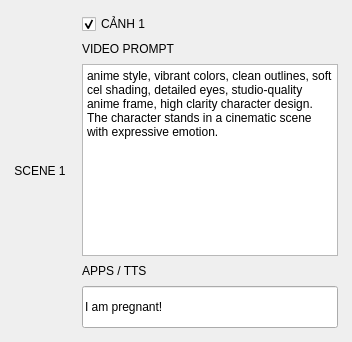
                <widget class="QFrame" name="sceneFrame_1">
                 <property name="sizePolicy">
                  <sizepolicy hsizetype="Expanding" vsizetype="Fixed">
                   <horstretch>0</horstretch>
                   <verstretch>0</verstretch>
                  </sizepolicy>
                 </property>
                 <property name="minimumSize">
                  <size>
                   <width>0</width>
                   <height>235</height>
                  </size>
                 </property>
                 <property name="role" stdset="0">
                  <string>sceneFrame</string>
                 </property>
                 <layout class="QHBoxLayout" name="sceneLayout_1">
                  <property name="spacing">
                   <number>16</number>
                  </property>
                  <property name="leftMargin">
                   <number>14</number>
                  </property>
                  <property name="topMargin">
                   <number>14</number>
                  </property>
                  <property name="rightMargin">
                   <number>14</number>
                  </property>
                  <property name="bottomMargin">
                   <number>14</number>
                  </property>
                  <item>
                   <widget class="QLabel" name="sceneImageBox_1">
                    <property name="minimumSize">
                     <size>
                      <width>0</width>
                      <height>165</height>
                     </size>
                    </property>
                    <property name="text">
                     <string>SCENE 1</string>
                    </property>
                    <property name="role" stdset="0">
                     <string>sceneImageBox</string>
                    </property>
                    <property name="alignment">
                     <set>Qt::AlignCenter</set>
                    </property>
                   </widget>
                  </item>
                  <item>
                   <widget class="QFrame" name="sceneRightBox_1">
                    <property name="sizePolicy">
                     <sizepolicy hsizetype="Expanding" vsizetype="Expanding">
                      <horstretch>0</horstretch>
                      <verstretch>0</verstretch>
                     </sizepolicy>
                    </property>
                    <layout class="QVBoxLayout" name="sceneRightLayout_1">
                     <property name="spacing">
                      <number>8</number>
                     </property>
                     <property name="leftMargin">
                      <number>0</number>
                     </property>
                     <property name="topMargin">
                      <number>0</number>
                     </property>
                     <property name="rightMargin">
                      <number>0</number>
                     </property>
                     <property name="bottomMargin">
                      <number>0</number>
                     </property>
                     <item>
                      <widget class="QCheckBox" name="sceneTitle_1">
                       <property name="sizePolicy">
                        <sizepolicy hsizetype="Expanding" vsizetype="Fixed">
                         <horstretch>0</horstretch>
                         <verstretch>0</verstretch>
                        </sizepolicy>
                       </property>
                       <property name="text">
                        <string>CẢNH 1</string>
                       </property>
                       <property name="checked">
                        <bool>true</bool>
                       </property>
                       <property name="role" stdset="0">
                        <string>sceneTitle</string>
                       </property>
                      </widget>
                     </item>
                     <item>
                      <widget class="QLabel" name="labelPrompt_1">
                       <property name="text">
                        <string>VIDEO PROMPT</string>
                       </property>
                       <property name="role" stdset="0">
                        <string>cyanLabel</string>
                       </property>
                      </widget>
                     </item>
                     <item>
                      <widget class="QTextEdit" name="prompt_1">
                       <property name="sizePolicy">
                        <sizepolicy hsizetype="Expanding" vsizetype="Expanding">
                         <horstretch>0</horstretch>
                         <verstretch>0</verstretch>
                        </sizepolicy>
                       </property>
                       <property name="minimumSize">
                        <size>
                         <width>0</width>
                         <height>90</height>
                        </size>
                       </property>
                       <property name="plainText">
                        <string>anime style, vibrant colors, clean outlines, soft cel shading, detailed eyes, studio-quality anime frame, high clarity character design. The character stands in a cinematic scene with expressive emotion.</string>
                       </property>
                      </widget>
                     </item>
                     <item>
                      <widget class="QLabel" name="labelTts_1">
                       <property name="text">
                        <string>APPS / TTS</string>
                       </property>
                       <property name="role" stdset="0">
                        <string>cyanLabel</string>
                       </property>
                      </widget>
                     </item>
                     <item>
                      <widget class="QLineEdit" name="tts_1">
                       <property name="sizePolicy">
                        <sizepolicy hsizetype="Expanding" vsizetype="Fixed">
                         <horstretch>0</horstretch>
                         <verstretch>0</verstretch>
                        </sizepolicy>
                       </property>
                       <property name="minimumSize">
                        <size>
                         <width>0</width>
                         <height>42</height>
                        </size>
                       </property>
                       <property name="text">
                        <string>I am pregnant!</string>
                       </property>
                      </widget>
                     </item>
                    </layout>
                   </widget>
                  </item>
                 </layout>
                </widget>
